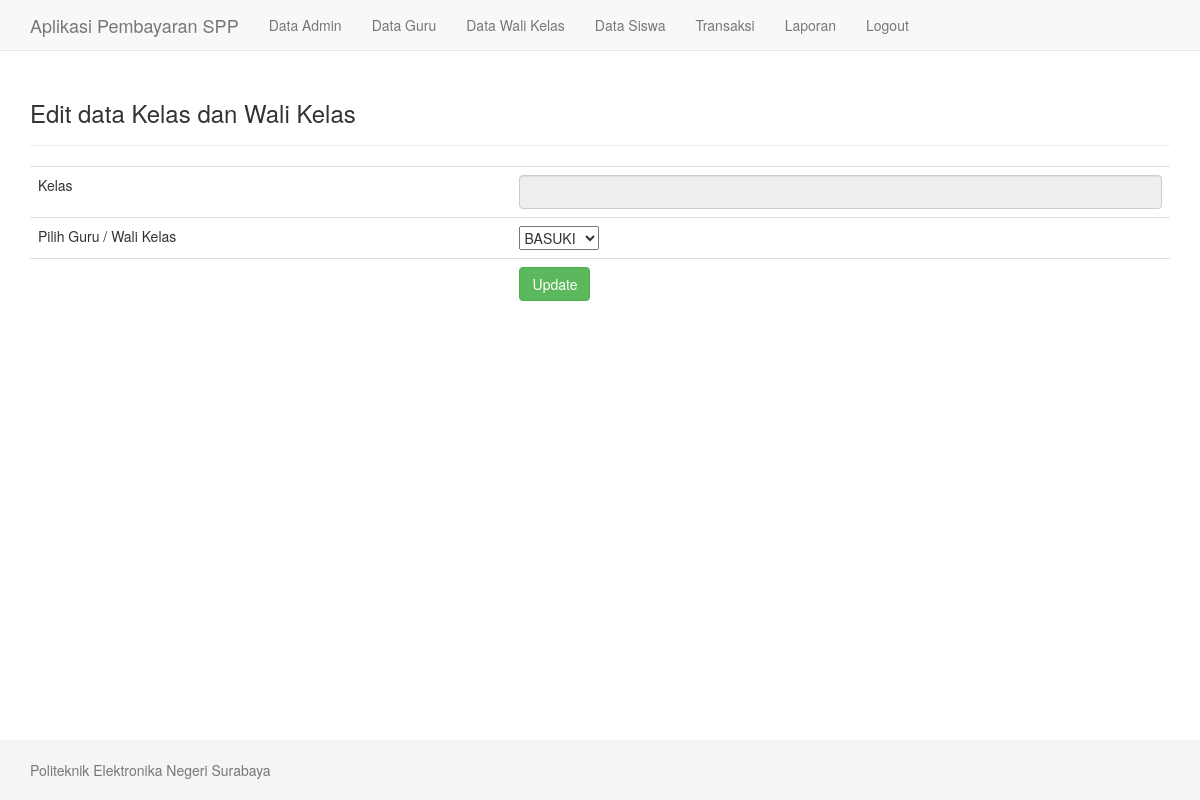
Page /edit_walikelas.php?kls=1 D3 A (signed in) on the earlier database version.
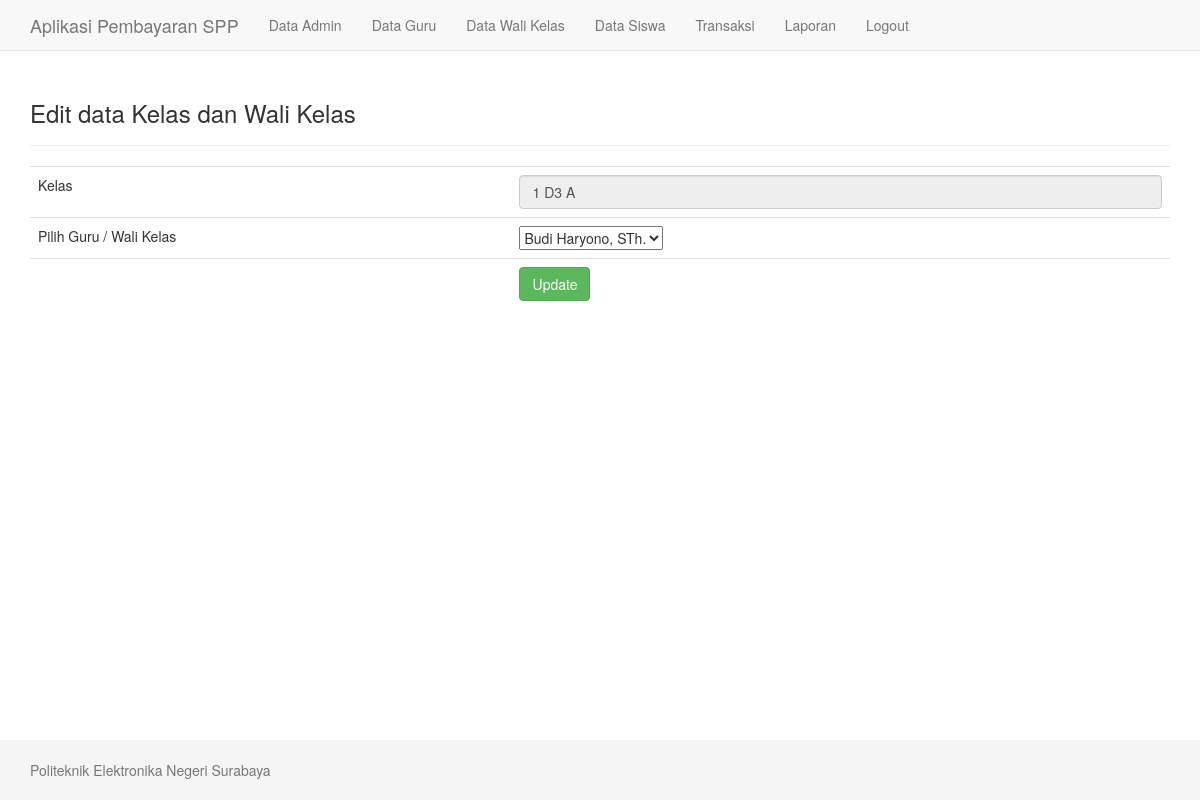
Same page on the later database version.
### tables this page shows
CREATE TABLE `walikelas` (
  `kelas` varchar(10) NOT NULL,
  `idguru` int(5) DEFAULT NULL
);

### edit_walikelas.php (the view, shortened to what this page needs)
<?php include "header.php"; ?>
<?php
$sqlEdit = mysqli_query($konek, "SELECT * FROM walikelas WHERE kelas='$_GET[kls]'");
$e=mysqli_fetch_array($sqlEdit);
?>
<div class="container">
	<div class="page-header">
		<h3>Edit data Kelas dan Wali Kelas</h3>
	</div>
	<form method="POST" action="">
		<table class="table">
			<tr>
				<td>Kelas</td>
				<td><input class="form-control" type="text" name="kelas" value="<?php echo $e['kelas']; ?>" maxlength="40" readonly /></td>
			</tr>
			<tr>
				<td>Pilih Guru / Wali Kelas</td>
				<td>
					<select name="guru">
						<?php
						$sqlGuru=mysqli_query($konek, "SELECT * FROM guru ORDER BY idguru ASC");
						while($g=mysqli_fetch_array($sqlGuru)){
							if($g['idguru'] == $e['idguru']){
								$selected = "selected";
							}else{
								$selected = "";
							}
							echo "<option value='$g[idguru]' $selected>$g[namaguru]</option>";
						}
						?>
					</select>
				</td>
			</tr>
			<tr>
				<td></td>
				<td><input class="btn btn-success" type="submit" value="Update" /></td>
			</tr>
		</table>
	</form>
</div>
<?php include "footer.php"; ?>

Differences in the rows shown:
added walikelas: kelas "1 D3 A"
Other differences:
form field guru: "BASUKI" → "Budi Haryono, STh."
